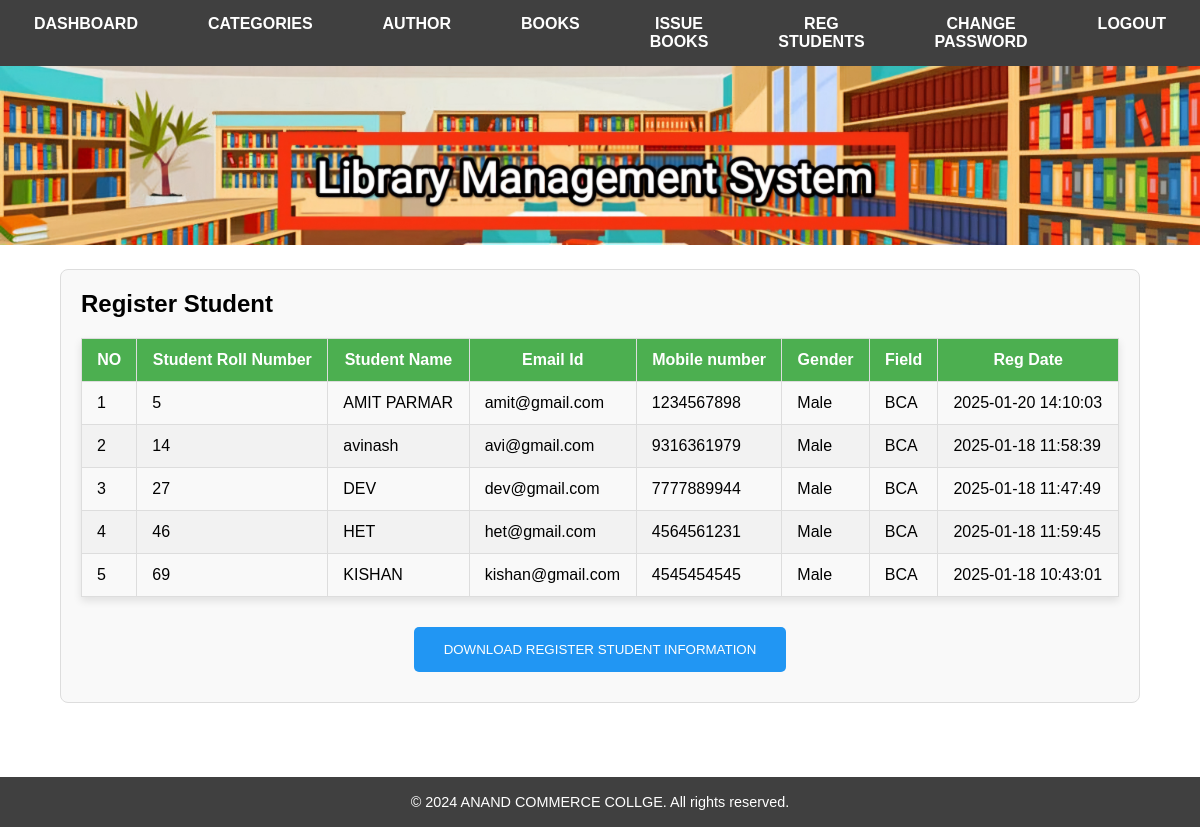
The app's page /admin/regstudent.php with its own data.
### tables this page shows
CREATE TABLE `student` (
  `roll_no` int(10) NOT NULL,
  `f_name` varchar(50) NOT NULL,
  `email_id` varchar(30) NOT NULL,
  `m_no` varchar(10) NOT NULL,
  `password` varchar(10) NOT NULL,
  `gender` varchar(10) NOT NULL,
  `field` varchar(50) NOT NULL,
  `reg_date` datetime NOT NULL DEFAULT current_timestamp(),
  `img` varchar(250) NOT NULL
);

### admin/regstudent.php (the view, shortened to what this page needs)
<?php
$conn = mysqli_connect("localhost", "root", "", "proj_libraryy");
?>
<!DOCTYPE html>
<html>
<head>
</head>
<body>
	<?php
	include("adminbar.php");
	?>
	<div class="table-container">
		<h2>Register Student</h2>
		<table class="styled-table">
			<thead>
				<tr>
					<th>NO</th>
					<th>Student Roll Number</th>
					<th>Student Name</th>
					<th>Email Id</th>
					<th>Mobile number</th>
					<th>Gender</th>
					<th>Field</th>
					<th>Reg Date</th>
				</tr>
			</thead>
			<tbody>
				<?php
				$cnt = 1;
				$sql = "SELECT * FROM `student`";
				$result = mysqli_query($conn, $sql);
				if (mysqli_num_rows($result) > 0) {
					foreach ($result as $value) {
				?>
						<tr>
							<td><?php echo $cnt; ?></td>
							<td><?php echo htmlspecialchars($value['roll_no']); ?></td>
							<td><?php echo htmlspecialchars($value['f_name']); ?></td>
							<td><?php echo htmlspecialchars($value['email_id']); ?></td>
							<td><?php echo htmlspecialchars($value['m_no']); ?></td>
							<td><?php echo htmlspecialchars($value['gender']); ?></td>
							<td><?php echo htmlspecialchars($value['field']); ?></td>
							<td><?php echo htmlspecialchars($value['reg_date']); ?></td>
						</tr>
				<?php $cnt++;
					}
				} ?>
			</tbody>
		</table>
		<center>
			<form method="post" action="regstudent.php">
				<button type="submit" name="pdf" value="1" style="background-color: #2196F3; color: white; padding: 15px 30px; border: none; border-radius: 5px; cursor: pointer; margin: 10px;">
				DOWNLOAD REGISTER STUDENT INFORMATION
				</button>
			</form>
		</center>
	</div>
	<br><br><br>
	<?php
	include("hedfoot/footer.php");
	?>
</body>
</html>

### StyleSheet.css (style rules this page uses)
* { margin: 0; padding: 0; box-sizing: border-box; }
body { font-family: Arial, sans-serif; display: flex; flex-direction: column; min-height: 100vh; }
button { padding: 10px 15px; background-color: #333; color: #fff; border: none; cursor: pointer; }
.table-container { width: 90%; margin: 20px auto; background-color: #f9f9f9; padding: 20px; border: 1px solid #ddd; border-radius: 8px; }
h2 { margin-bottom: 20px; }
.styled-table { width: 100%; border-collapse: collapse; margin: 20px 0; font-size: 16px; text-align: left; box-shadow: 0 4px 8px rgba(0, 0, 0, 0.1); }
.styled-table thead tr { background-color: #4CAF50; color: white; text-align: center; font-weight: bold; }
.styled-table th, .styled-table td { padding: 12px 15px; border: 1px solid #ddd; }
.styled-table tbody tr:nth-child(even) { background-color: #f2f2f2; }

### records on screen
student: roll_no "5", f_name "AMIT PARMAR", email "amit@gmail.com", m_no "1234567898", gender "Male", field "BCA", reg_date "2025-01-20 14:10:03"
student: roll_no "14", f_name "avinash", email "avi@gmail.com", m_no "9316361979", gender "Male", field "BCA", reg_date "2025-01-18 11:58:39"
student: roll_no "27", f_name "DEV", email "dev@gmail.com", m_no "7777889944", gender "Male", field "BCA", reg_date "2025-01-18 11:47:49"
student: roll_no "46", f_name "HET", email "het@gmail.com", m_no "4564561231", gender "Male", field "BCA", reg_date "2025-01-18 11:59:45"
student: roll_no "69", f_name "KISHAN", email "kishan@gmail.com", m_no "4545454545", gender "Male", field "BCA", reg_date "2025-01-18 10:43:01"
